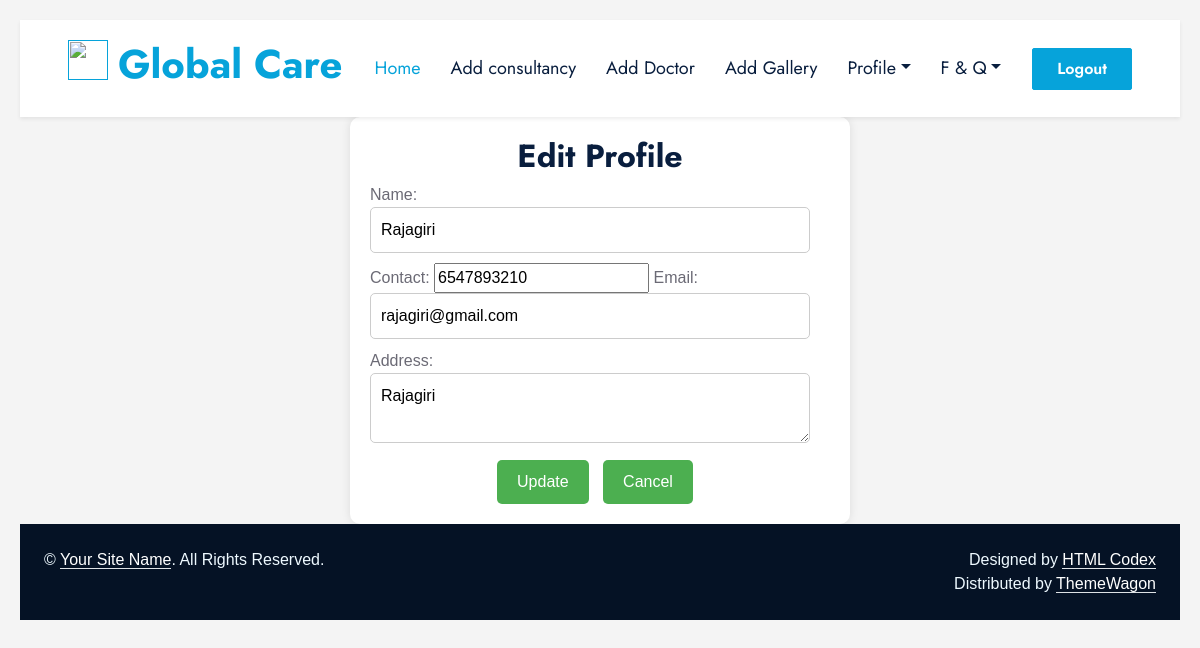
The page /whospital/editprofile/ (signed in) on the database its author committed.
### Guest/models.py (models this page shows)
class tbl_newhospital(models.Model):
    hospital_name=models.CharField(max_length=50)
    hospital_email=models.CharField(max_length=50)
    hospital_contact=models.CharField(max_length=50)
    hospital_address=models.CharField(max_length=50)
    hospital_logo=models.FileField(upload_to='HosDoc/')
    hospital_proof=models.FileField(upload_to='HosDOc/')
    hospital_password=models.CharField(max_length=50)
    hospital_vstatus=models.CharField(max_length=2,default=0)
    hospitaltype=models.ForeignKey(tbl_hospitaltype,on_delete=models.CASCADE)
    place=models.ForeignKey(tbl_place,on_delete=models.CASCADE)

### Hospital/views.py (the view)
# urls.py: path('editprofile/',views.EditProfile,name='EditProfile'),
def EditProfile(request):
    hosdata=tbl_newhospital.objects.get(id=request.session["hid"])
    if request.method=="POST":
        hosdata.hospital_name=request.POST.get("txtname")
        hosdata.hospital_address=request.POST.get("txtadd")
        hosdata.hospital_contact=request.POST.get("txtcon")
        hosdata.hospital_email=request.POST.get("txtemail")
        hosdata.save()
        return redirect('whospital:Myprofile')
    else:
        return render(request,"Hospital/EditProfile.html",{'hospital':hosdata})

### Hospital/Templates/Hospital/EditProfile.html (shortened to what this page needs)
{% extends 'Hospital/Head.html' %}
{% load static %}
{% block content %}
<!DOCTYPE html>
<html lang="en">
<head>
</head>
<body>
    <form action="" method="post">
        <h2 style="text-align: center;">Edit Profile</h2>
        <label for="txtname">Name:</label>
        <input type="text" name="txtname" id="txtname" value="{{hospital.hospital_name}}" pattern="^[A-Z][a-zA-Z ]*$" title="Name allows only alphabets, spaces, and the first letter must be capital" autocomplete="off" required>
        <label for="txtcon">Contact:</label>
        <input type="tel" name="txtcon" id="txtcon" value="{{hospital.hospital_contact}}" pattern="[6-9][0-9]{9}" title="Phone number with 6-9 and remaining 9 digits with 0-9" autocomplete="off" required>
        <label for="txtemail">Email:</label>
        <input type="email" name="txtemail" id="txtemail" value="{{hospital.hospital_email}}" autocomplete="off" required>
        <label for="txtadd">Address:</label>
        <textarea name="txtadd" id="txtadd" required>{{hospital.hospital_address}}</textarea>
        <div class="center-align">
            <input type="submit" name="txtup" value="Update">
            <input type="reset" name="txtcan" value="Cancel">
        </div>
    </form>
</body>
</html>
{% endblock content %}

### Guest/static/Hospital/css/style.css (style rules this page uses)
:root { --primary: #06A3DA; --secondary: #F57E57; --light: #EEF9FF; --dark: #091E3E; }
h1, h2, .font-weight-bold { font-weight: 700 !important; }

### Hospital/Templates/Hospital/EditProfile.html (style rules this page uses)
body { font-family: Arial, sans-serif; background-color: #f4f4f4; padding: 20px; }
form { background-color: #fff; padding: 20px; border-radius: 10px; box-shadow: 0 0 10px rgba(0, 0, 0, 0.1); max-width: 500px; margin: 0 auto; }
input[type="text"], input[type="number"], input[type="email"], textarea { width: calc(100% - 20px); padding: 10px; margin-bottom: 10px; border: 1px solid #ccc; border-radius: 5px; box-sizing: border-box; }
input[type="submit"], input[type="reset"] { background-color: #4caf50; color: #fff; padding: 10px 20px; border: none; border-radius: 5px; cursor: pointer; margin-right: 10px; }
.center-align { text-align: center; }

### rows shown on the page
tbl_newhospital: txtname "Rajagiri", txtcon "6547893210", txtemail "rajagiri@gmail.com", txtadd "Rajagiri"
